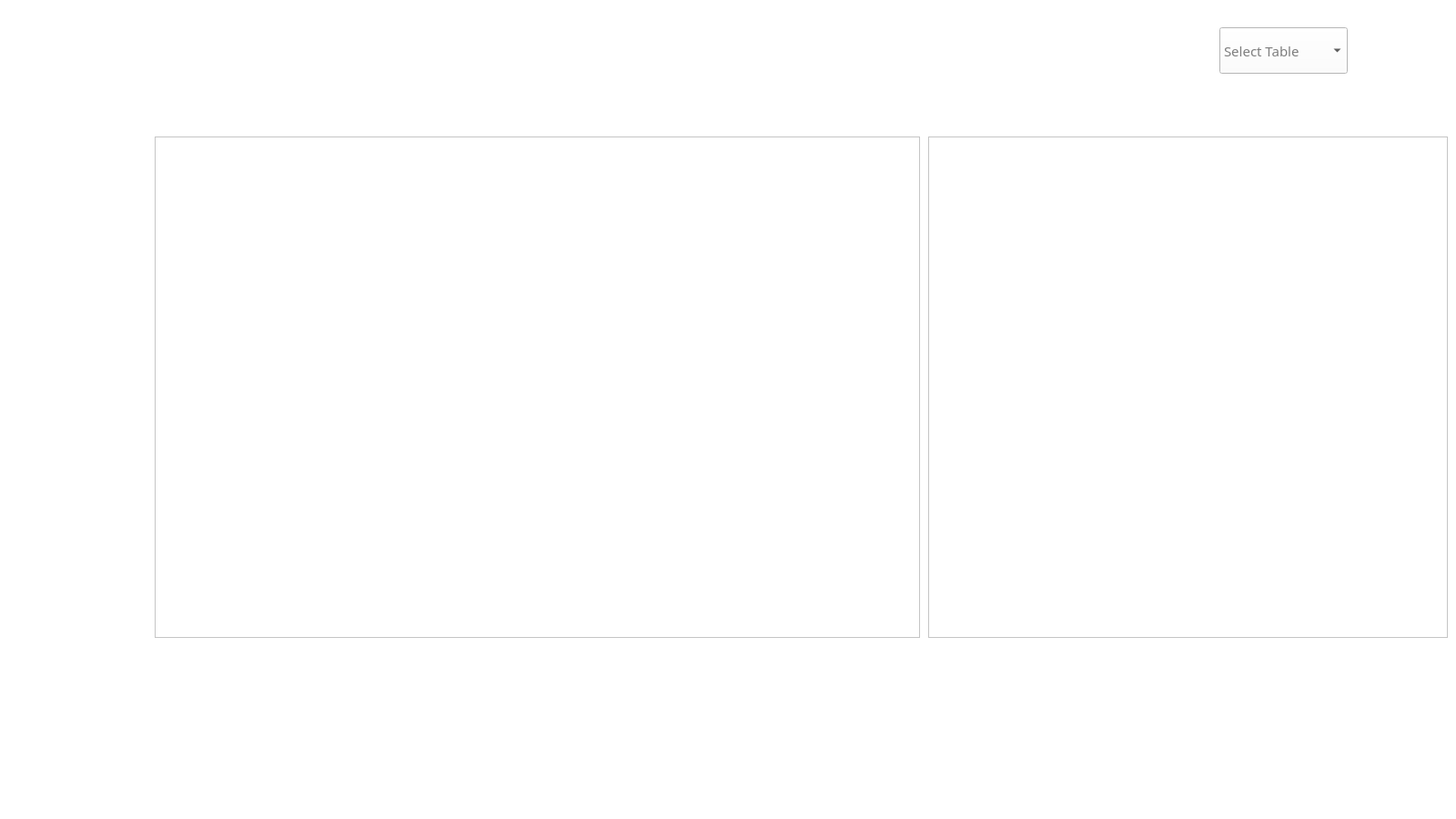
<?xml version="1.0" encoding="UTF-8"?>
<ui version="4.0">
 <class>dinninwindow</class>
 <widget class="QWidget" name="dinninwindow">
  <property name="geometry">
   <rect>
    <x>0</x>
    <y>0</y>
    <width>1600</width>
    <height>900</height>
   </rect>
  </property>
  <property name="windowTitle">
   <string>Dinn In</string>
  </property>
  <property name="styleSheet">
   <string notr="true">background-color:#ffffff;</string>
  </property>
  <widget class="QWidget" name="verticalLayoutWidget">
   <property name="geometry">
    <rect>
     <x>0</x>
     <y>150</y>
     <width>160</width>
     <height>551</height>
    </rect>
   </property>
   <layout class="QVBoxLayout" name="leftLayout" stretch="0">
    <property name="spacing">
     <number>15</number>
    </property>
    <item>
     <widget class="QWidget" name="widget" native="true"/>
    </item>
   </layout>
  </widget>
  <widget class="QWidget" name="verticalLayoutWidget_2">
   <property name="geometry">
    <rect>
     <x>170</x>
     <y>150</y>
     <width>841</width>
     <height>551</height>
    </rect>
   </property>
   <layout class="QVBoxLayout" name="middleLayout">
    <item>
     <widget class="QListWidget" name="listWidget"/>
    </item>
   </layout>
  </widget>
  <widget class="QWidget" name="verticalLayoutWidget_3">
   <property name="geometry">
    <rect>
     <x>1020</x>
     <y>150</y>
     <width>571</width>
     <height>551</height>
    </rect>
   </property>
   <layout class="QVBoxLayout" name="rightLayout">
    <item>
     <widget class="QTableWidget" name="tableWidget"/>
    </item>
   </layout>
  </widget>
  <widget class="QPushButton" name="Back">
   <property name="geometry">
    <rect>
     <x>80</x>
     <y>20</y>
     <width>61</width>
     <height>61</height>
    </rect>
   </property>
   <property name="autoFillBackground">
    <bool>false</bool>
   </property>
   <property name="styleSheet">
    <string notr="true">background-color:transparent; color:white;</string>
   </property>
   <property name="text">
    <string>Back</string>
   </property>
   <property name="iconSize">
    <size>
     <width>64</width>
     <height>64</height>
    </size>
   </property>
   <property name="autoDefault">
    <bool>false</bool>
   </property>
   <property name="default">
    <bool>false</bool>
   </property>
   <property name="flat">
    <bool>true</bool>
   </property>
  </widget>
  <widget class="QComboBox" name="comboBox">
   <property name="geometry">
    <rect>
     <x>1340</x>
     <y>30</y>
     <width>141</width>
     <height>51</height>
    </rect>
   </property>
   <property name="font">
    <font>
     <family>Arial Rounded MT Bold</family>
     <pointsize>11</pointsize>
    </font>
   </property>
   <property name="styleSheet">
    <string notr="true">background-color:#ffffff; color:#000000;</string>
   </property>
   <property name="placeholderText">
    <string>Select Table</string>
   </property>
  </widget>
  <widget class="QLabel" name="frontend1">
   <property name="geometry">
    <rect>
     <x>0</x>
     <y>0</y>
     <width>1600</width>
     <height>900</height>
    </rect>
   </property>
   <property name="styleSheet">
    <string notr="true">QLabel {
    background-image: url(:/new/prefix1/background/Dineinnwindow.png);
    background-repeat: no-repeat;
    background-position: center;
    width: 100%;
    height: 100%;
}</string>
   </property>
   <property name="text">
    <string/>
   </property>
  </widget>
  <widget class="QPushButton" name="GetBillButton">
   <property name="geometry">
    <rect>
     <x>1237</x>
     <y>795</y>
     <width>141</width>
     <height>61</height>
    </rect>
   </property>
   <property name="font">
    <font>
     <family>Arial Rounded MT Bold</family>
     <pointsize>12</pointsize>
    </font>
   </property>
   <property name="styleSheet">
    <string notr="true">#GetBillButton {
    background-color: transparent; /* Fully transparent background */
    border: none; /* No visible border */
    border-radius: 50%; /* Circular button */
    width: 50px; /* Fixed width */
    height: 50px; /* Fixed height */
}

#GetBillButton:hover {
    background-color: rgba(255, 0, 0, 0.1); /* Slight red tint on hover */
}

#GetBillButton:pressed {
    background-color: rgba(255, 0, 0, 0.2); /* Slightly brighter red tint on click */
}</string>
   </property>
   <property name="text">
    <string/>
   </property>
  </widget>
  <widget class="QLabel" name="totalPriceLabel">
   <property name="geometry">
    <rect>
     <x>1030</x>
     <y>720</y>
     <width>271</width>
     <height>41</height>
    </rect>
   </property>
   <property name="font">
    <font>
     <family>Arial Rounded MT Bold</family>
     <pointsize>12</pointsize>
    </font>
   </property>
   <property name="text">
    <string/>
   </property>
  </widget>
  <widget class="QPushButton" name="PlaceOrderButton">
   <property name="geometry">
    <rect>
     <x>1051</x>
     <y>795</y>
     <width>141</width>
     <height>61</height>
    </rect>
   </property>
   <property name="styleSheet">
    <string notr="true">#PlaceOrderButton {
    background-color: transparent; /* Fully transparent background */
    border: none; /* No visible border */
    border-radius: 50%; /* Circular button */
    width: 50px; /* Fixed width */
    height: 50px; /* Fixed height */
}

#PlaceOrderButton:hover {
    background-color: rgba(255, 0, 0, 0.1); /* Slight red tint on hover */
}

#PlaceOrderButton:pressed {
    background-color: rgba(255, 0, 0, 0.2); /* Slightly brighter red tint on click */
}</string>
   </property>
   <property name="text">
    <string/>
   </property>
  </widget>
  <zorder>frontend1</zorder>
  <zorder>verticalLayoutWidget</zorder>
  <zorder>verticalLayoutWidget_2</zorder>
  <zorder>verticalLayoutWidget_3</zorder>
  <zorder>Back</zorder>
  <zorder>comboBox</zorder>
  <zorder>GetBillButton</zorder>
  <zorder>totalPriceLabel</zorder>
  <zorder>PlaceOrderButton</zorder>
 </widget>
 <resources/>
 <connections/>
</ui>
